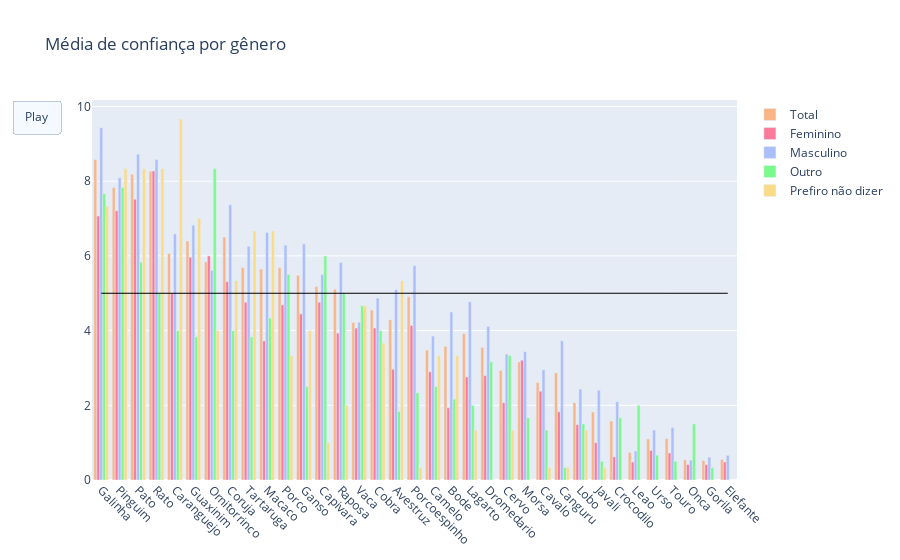

This figure's notebook cell:
### Code cell
df5 = df.drop(columns=['Idade'])
df5 = df5.groupby(['Genero'])
fig = go.Figure(data=[go.Bar(
    x=df3.mean().index,
    y=df3.mean(),
    name='Total',
    marker_color='#FAB587'
),  go.Bar(
    # group by gender
    x=df5.get_group('Feminino').mean().index,
    y=df5.get_group('Feminino').mean(),
    name='Feminino',
    marker_color='#FA7A9C'
), go.Bar(
    x=df5.get_group('Masculino').mean().index,
    y=df5.get_group('Masculino').mean(),
    name='Masculino',
    marker_color='#ACBEFA'
), go.Bar(
    x=df5.get_group('Outro').mean().index,
    y=df5.get_group('Outro').mean(),
    name='Outro',
    marker_color='#7AFA8B'
), go.Bar(
    x=df5.get_group('Prefiro não dizer').mean().index,
    y=df5.get_group('Prefiro não dizer').mean(),
    name='Prefiro não dizer',
    marker_color='#FADB87'
)])
# add a horizontal line at y=50
fig.add_shape(type="line", x0=0, y0=5, x1=34, y1=5, line=dict(color="Black", width=1))
fig.update_layout(title_text='Média de confiança por gênero')
fig.update_xaxes(categoryorder='total descending')
fig.update_layout(barmode='group')
# rotate x axis labels by 45 degrees
fig.update_xaxes(tickangle=45)
# add animation
fig.show()

### Figure 1 — Plotly figure (JSON) as saved in the notebook; plotly's stock layout.template omitted (floating-point values rounded to 4 significant figures)
{"data": [{"marker": {"color": "#FAB587"}, "name": "Total", "type": "bar", "x": ["Porco", "Pato", "Macaco", "Galinha", "Lobo", "Cervo", "Crocodilo", "Ganso", "Gorila", "Avestruz", "Javali", "Bode", "Cavalo", "Coruja", "Onca", "Guaxinim", "Cobra", "Vaca", "Canguru", "Leao", "Caranguejo", "Morsa", "Touro", "Urso", "Raposa", "Pinguim", "Rato", "Capivara", "Elefante", "Porcoespinho", "Tartaruga", "Camelo", "Dromedario", "Lagarto", "Ornitorrinco"], "y": [5.69, 8.19, 5.65, 8.58, 2.07, 2.93, 1.58, 5.48, 0.52, 4.29, 1.82, 3.58, 2.61, 6.51, 0.54, 6.4, 4.55, 4.22, 2.87, 0.74, 6.061, 3.16, 1.11, 1.1, 5.11, 7.83, 8.27, 5.18, 0.55, 4.91, 5.69, 3.48, 3.55, 3.92, 5.84]}, {"marker": {"color": "#FA7A9C"}, "name": "Feminino", "type": "bar", "x": ["Porco", "Pato", "Macaco", "Galinha", "Lobo", "Cervo", "Crocodilo", "Ganso", "Gorila", "Avestruz", "Javali", "Bode", "Cavalo", "Coruja", "Onca", "Guaxinim", "Cobra", "Vaca", "Canguru", "Leao", "Caranguejo", "Morsa", "Touro", "Urso", "Raposa", "Pinguim", "Rato", "Capivara", "Elefante", "Porcoespinho", "Tartaruga", "Camelo", "Dromedario", "Lagarto", "Ornitorrinco"], "y": [4.69, 7.517, 3.724, 7.069, 1.483, 2.069, 0.6207, 4.448, 0.4138, 2.966, 1, 1.931, 2.379, 5.31, 0.4138, 5.966, 4.069, 4.069, 1.828, 0.4828, 5, 3.207, 0.7241, 0.7931, 3.931, 7.207, 8.276, 4.759, 0.4828, 4.138, 4.759, 2.897, 2.793, 2.759, 6]}, {"marker": {"color": "#ACBEFA"}, "name": "Masculino", "type": "bar", "x": ["Porco", "Pato", "Macaco", "Galinha", "Lobo", "Cervo", "Crocodilo", "Ganso", "Gorila", "Avestruz", "Javali", "Bode", "Cavalo", "Coruja", "Onca", "Guaxinim", "Cobra", "Vaca", "Canguru", "Leao", "Caranguejo", "Morsa", "Touro", "Urso", "Raposa", "Pinguim", "Rato", "Capivara", "Elefante", "Porcoespinho", "Tartaruga", "Camelo", "Dromedario", "Lagarto", "Ornitorrinco"], "y": [6.29, 8.726, 6.629, 9.435, 2.435, 3.371, 2.097, 6.323, 0.6129, 5.097, 2.403, 4.5, 2.952, 7.371, 0.5323, 6.823, 4.871, 4.226, 3.726, 0.7742, 6.59, 3.435, 1.403, 1.339, 5.823, 8.097, 8.581, 5.5, 0.6613, 5.742, 6.258, 3.855, 4.113, 4.774, 5.613]}, {"marker": {"color": "#7AFA8B"}, "name": "Outro", "type": "bar", "x": ["Porco", "Pato", "Macaco", "Galinha", "Lobo", "Cervo", "Crocodilo", "Ganso", "Gorila", "Avestruz", "Javali", "Bode", "Cavalo", "Coruja", "Onca", "Guaxinim", "Cobra", "Vaca", "Canguru", "Leao", "Caranguejo", "Morsa", "Touro", "Urso", "Raposa", "Pinguim", "Rato", "Capivara", "Elefante", "Porcoespinho", "Tartaruga", "Camelo", "Dromedario", "Lagarto", "Ornitorrinco"], "y": [5.5, 5.833, 4.333, 7.667, 1.5, 3.333, 1.667, 2.5, 0.3333, 1.833, 0.5, 2.167, 1.333, 4, 1.5, 3.833, 4, 4.667, 0.3333, 2, 4, 1.667, 0.5, 0.6667, 5, 7.833, 5, 6, 0, 2.333, 3.833, 2.5, 3.167, 2, 8.333]}, {"marker": {"color": "#FADB87"}, "name": "Prefiro não dizer", "type": "bar", "x": ["Porco", "Pato", "Macaco", "Galinha", "Lobo", "Cervo", "Crocodilo", "Ganso", "Gorila", "Avestruz", "Javali", "Bode", "Cavalo", "Coruja", "Onca", "Guaxinim", "Cobra", "Vaca", "Canguru", "Leao", "Caranguejo", "Morsa", "Touro", "Urso", "Raposa", "Pinguim", "Rato", "Capivara", "Elefante", "Porcoespinho", "Tartaruga", "Camelo", "Dromedario", "Lagarto", "Ornitorrinco"], "y": [3.333, 8.333, 6.667, 7.333, 1.333, 1.333, 0, 4, 0, 5.333, 0.3333, 3.333, 0.3333, 5.333, 0, 7, 3.667, 4.667, 0.3333, 0, 9.667, 0, 0, 0, 2, 8.333, 8.333, 1, 0, 0.3333, 6.667, 3.333, 0, 1.333, 4]}], "layout": {"barmode": "group", "shapes": [{"line": {"color": "Black", "width": 1}, "type": "line", "x0": 0, "x1": 34, "y0": 5, "y1": 5}], "title": {"text": "Média de confiança por gênero"}, "updatemenus": [{"buttons": [{"args": [null], "label": "Play", "method": "animate"}], "type": "buttons"}], "xaxis": {"categoryorder": "total descending", "tickangle": 45}}}
